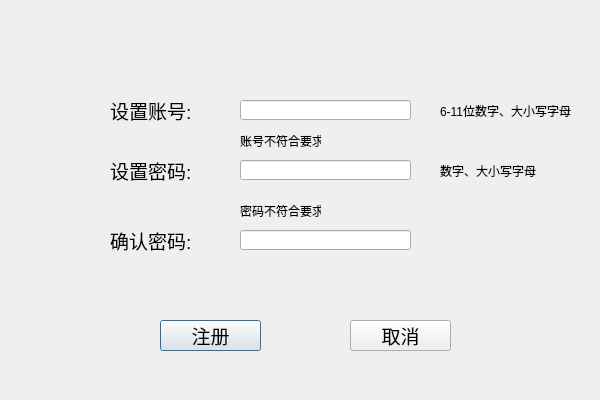
<?xml version="1.0" encoding="UTF-8"?>
<ui version="4.0">
 <class>RegisterDialog</class>
 <widget class="QDialog" name="RegisterDialog">
  <property name="geometry">
   <rect>
    <x>0</x>
    <y>0</y>
    <width>600</width>
    <height>400</height>
   </rect>
  </property>
  <property name="windowTitle">
   <string>Dialog</string>
  </property>
  <widget class="QLabel" name="setAccount_Label">
   <property name="geometry">
    <rect>
     <x>110</x>
     <y>90</y>
     <width>91</width>
     <height>41</height>
    </rect>
   </property>
   <property name="font">
    <font>
     <pointsize>14</pointsize>
    </font>
   </property>
   <property name="text">
    <string>设置账号:</string>
   </property>
  </widget>
  <widget class="QLabel" name="setPassword_Label">
   <property name="geometry">
    <rect>
     <x>110</x>
     <y>150</y>
     <width>91</width>
     <height>41</height>
    </rect>
   </property>
   <property name="font">
    <font>
     <pointsize>14</pointsize>
    </font>
   </property>
   <property name="text">
    <string>设置密码:</string>
   </property>
  </widget>
  <widget class="QLabel" name="confirmPassword_Label">
   <property name="geometry">
    <rect>
     <x>110</x>
     <y>220</y>
     <width>91</width>
     <height>41</height>
    </rect>
   </property>
   <property name="font">
    <font>
     <pointsize>14</pointsize>
    </font>
   </property>
   <property name="text">
    <string>确认密码:</string>
   </property>
  </widget>
  <widget class="QLineEdit" name="setAccount_LineEdit">
   <property name="geometry">
    <rect>
     <x>240</x>
     <y>100</y>
     <width>171</width>
     <height>20</height>
    </rect>
   </property>
  </widget>
  <widget class="QLineEdit" name="setPassword_LineEdit">
   <property name="geometry">
    <rect>
     <x>240</x>
     <y>160</y>
     <width>171</width>
     <height>20</height>
    </rect>
   </property>
  </widget>
  <widget class="QLineEdit" name="confirmPassword_LineEdit">
   <property name="geometry">
    <rect>
     <x>240</x>
     <y>230</y>
     <width>171</width>
     <height>20</height>
    </rect>
   </property>
  </widget>
  <widget class="QPushButton" name="RegisterBtn1">
   <property name="geometry">
    <rect>
     <x>160</x>
     <y>320</y>
     <width>101</width>
     <height>31</height>
    </rect>
   </property>
   <property name="font">
    <font>
     <pointsize>14</pointsize>
    </font>
   </property>
   <property name="text">
    <string>注册</string>
   </property>
  </widget>
  <widget class="QPushButton" name="CancelBtn1">
   <property name="geometry">
    <rect>
     <x>350</x>
     <y>320</y>
     <width>101</width>
     <height>31</height>
    </rect>
   </property>
   <property name="font">
    <font>
     <pointsize>14</pointsize>
    </font>
   </property>
   <property name="text">
    <string>取消</string>
   </property>
  </widget>
  <widget class="QLabel" name="accountRequire_Label">
   <property name="geometry">
    <rect>
     <x>440</x>
     <y>100</y>
     <width>141</width>
     <height>21</height>
    </rect>
   </property>
   <property name="text">
    <string>6-11位数字、大小写字母</string>
   </property>
  </widget>
  <widget class="QLabel" name="passwordRequire_Label">
   <property name="geometry">
    <rect>
     <x>440</x>
     <y>160</y>
     <width>131</width>
     <height>21</height>
    </rect>
   </property>
   <property name="text">
    <string>数字、大小写字母</string>
   </property>
  </widget>
  <widget class="QLabel" name="accountUnmatch_Label">
   <property name="geometry">
    <rect>
     <x>240</x>
     <y>130</y>
     <width>81</width>
     <height>21</height>
    </rect>
   </property>
   <property name="text">
    <string>账号不符合要求</string>
   </property>
  </widget>
  <widget class="QLabel" name="passwordUnmatch_Label">
   <property name="geometry">
    <rect>
     <x>240</x>
     <y>200</y>
     <width>81</width>
     <height>21</height>
    </rect>
   </property>
   <property name="text">
    <string>密码不符合要求</string>
   </property>
  </widget>
 </widget>
 <resources/>
 <connections/>
</ui>
